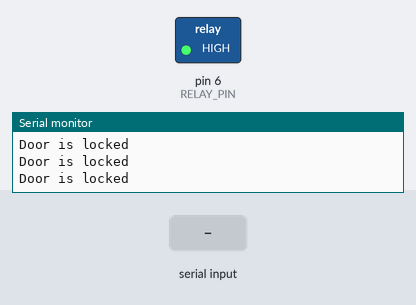
Recording of a sketch running on a simulated Arduino Uno, built with avr-gcc and run on an emulated ATmega328P. Parts: switched loads named in the sketch (green lamp = pin HIGH), the last lines printed to the serial monitor. The inputs (shaded band) are chosen by the test bench.

Above: at 1.2 s.
1.3 s: "UNLOCK\n" received over Serial
At 1.7 s:
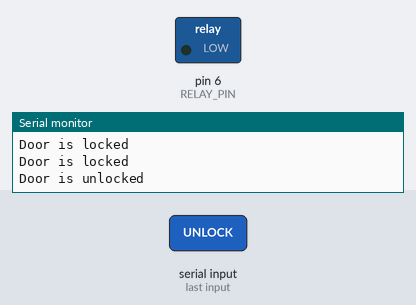
Timing chart, 0 to 5.8 s (numbered marks = the images above; inputs shaded):
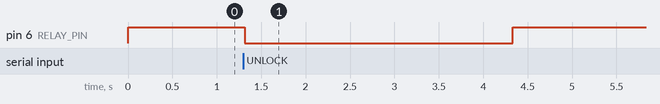

The sketch:

ArduinoUnlockDoor.ino
```cpp
#define RELAY_PIN 6

void setup() {
  pinMode(RELAY_PIN, OUTPUT); // Set the relay pin as an output
  digitalWrite(RELAY_PIN, HIGH); // Start with the door locked
  Serial.begin(9600); // Start serial communication at 9600 baud
}

void loop() {
  if (Serial.available() > 0) { // Check if data is available
    String command = Serial.readStringUntil('\n'); // Read the command until a newline
    command.trim(); // Remove any extra whitespace
    if (command == "UNLOCK") {
      digitalWrite(RELAY_PIN, LOW); // Unlock the door
      Serial.println("Door is unlocked");
      delay(3000); // Keep door open for 3 seconds
      digitalWrite(RELAY_PIN, HIGH); // Lock the door
      Serial.println("Door is locked");
    }
  }
  digitalWrite(RELAY_PIN, HIGH); // Lock the door at the end just to be safe
  Serial.println("Door is locked");
}
```

Measured:
- after the input at 1.3 s, pin 6 (RELAY_PIN): HIGH → LOW at once, → HIGH 3.0 s later
